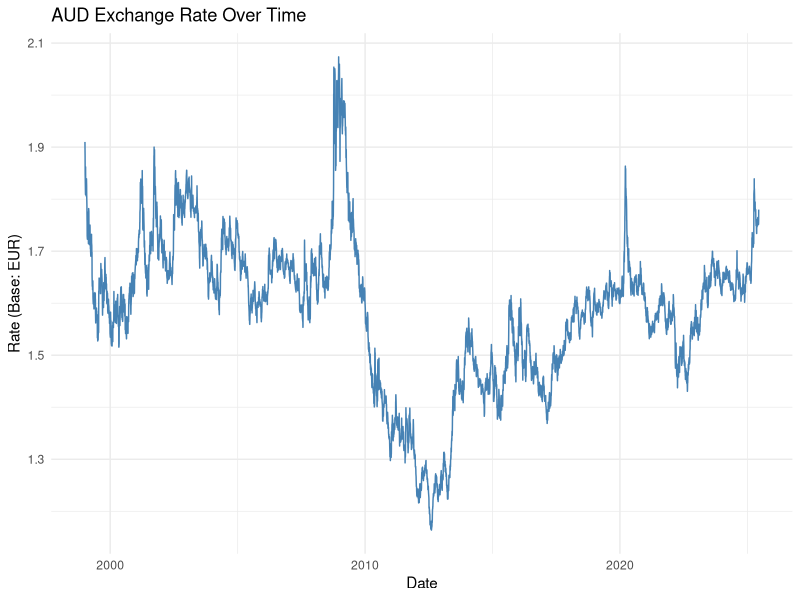
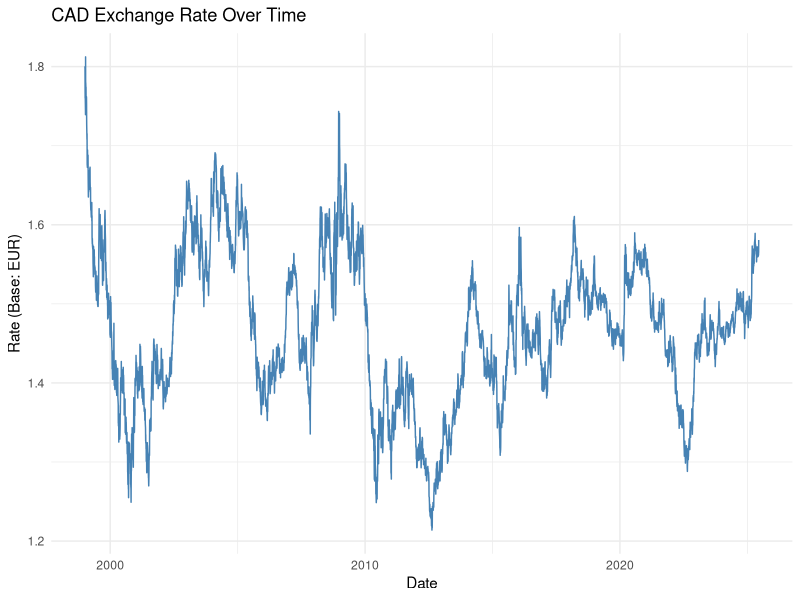
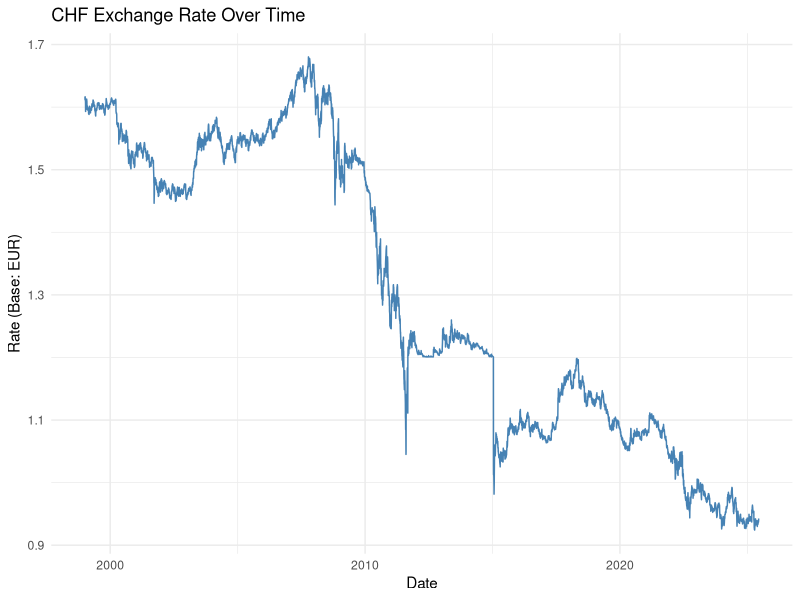
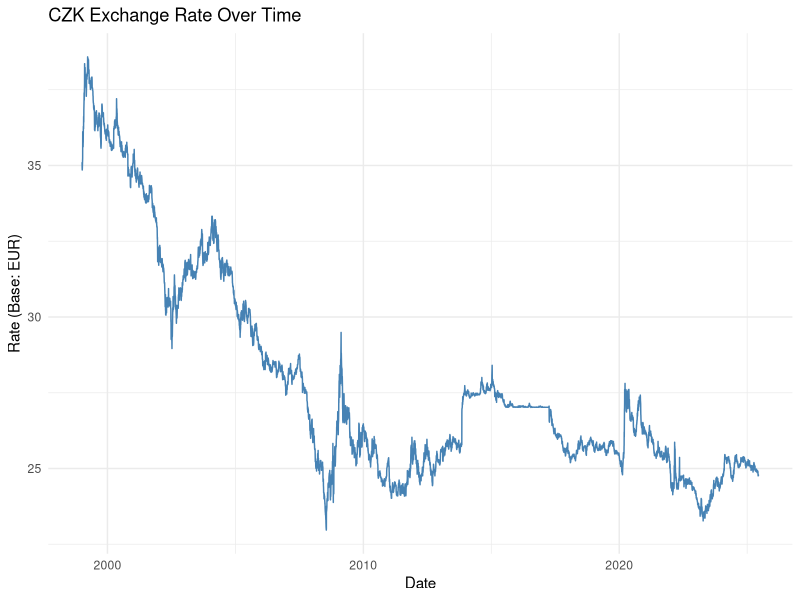
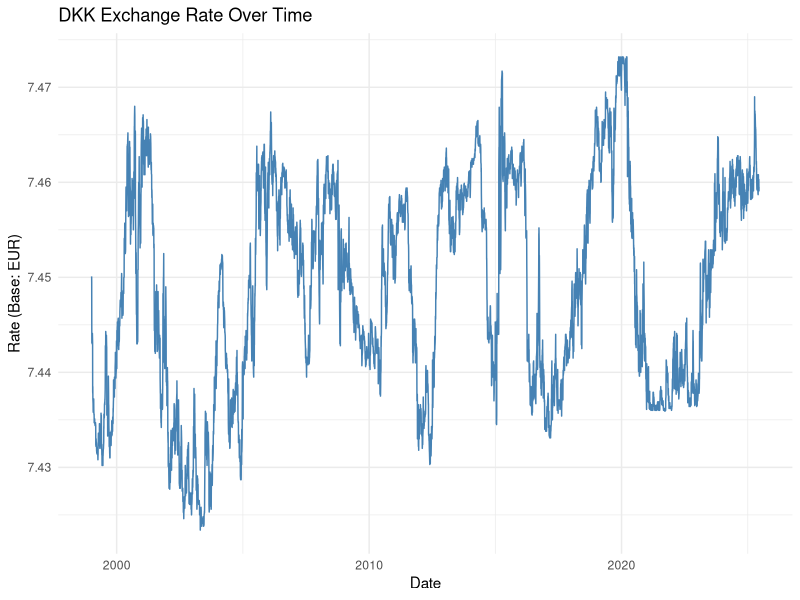
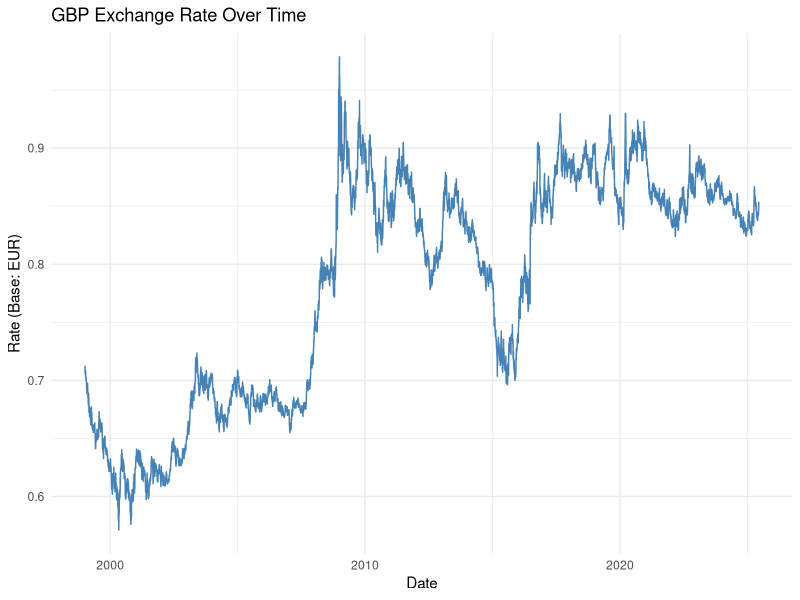
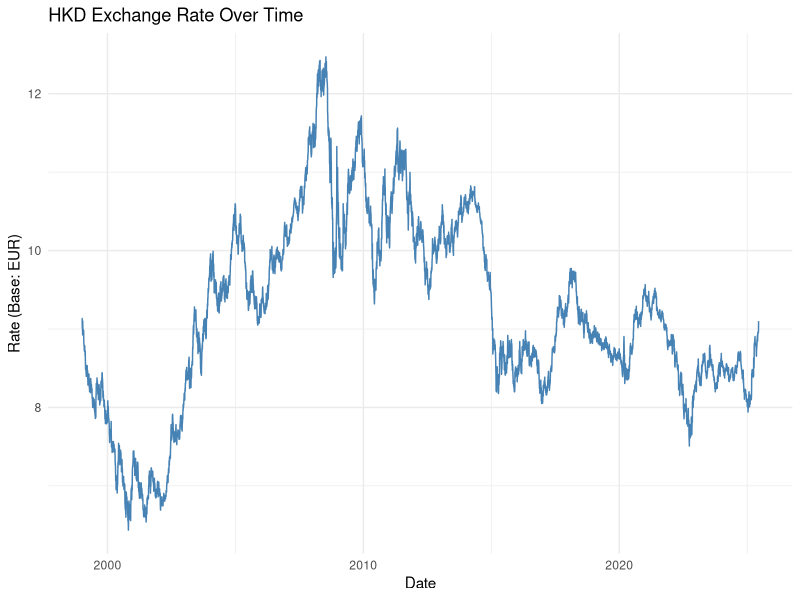
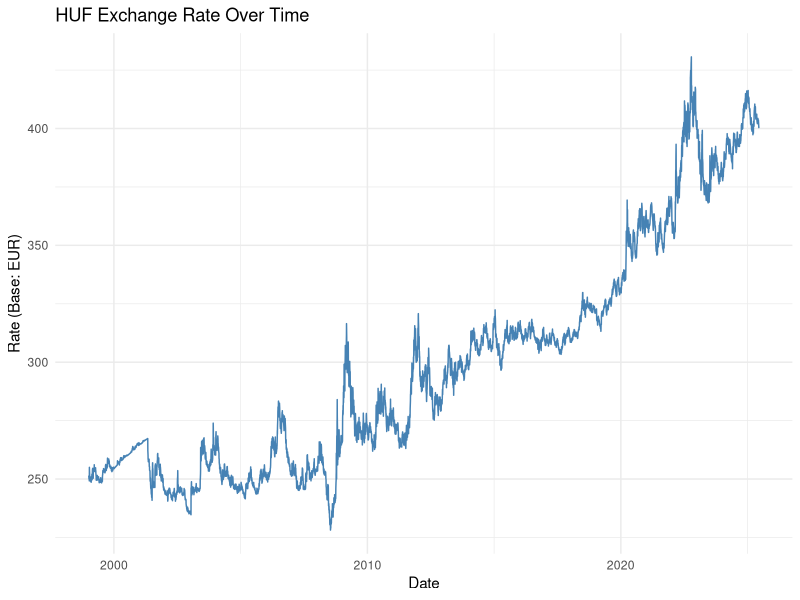

These figures' R source, in order:
## ---- chunk 1
library(tidyverse)
library(lubridate)

history <- read_csv("../data/history.csv") %>% drop_na()
recent <- read_csv("../data/recent.csv")

# Combine and preprocess
exchange_data <- bind_rows(history, recent) %>%
  mutate(date = ymd(date))
## ---- chunk 2
common_currencies <- c("AUD", "CAD", "CHF", "CZK", "DKK", "GBP", "HKD",
                       "HUF", "JPY", "KRW", "NOK", "NZD", "PLN", "SEK",
                       "SGD", "USD", "ZAR")
## ---- chunk 3
for (cur in common_currencies) {
  cat("### ", cur, "\n\n")
  print(
    ggplot(exchange_data %>% filter(currency == cur), aes(x = date, y = rate)) +
      geom_line(color = "steelblue") +
      labs(title = paste(cur, "Exchange Rate Over Time"), x = "Date", y = "Rate (Base: EUR)") +
      theme_minimal()
  )
  cat("\n\n")
}
